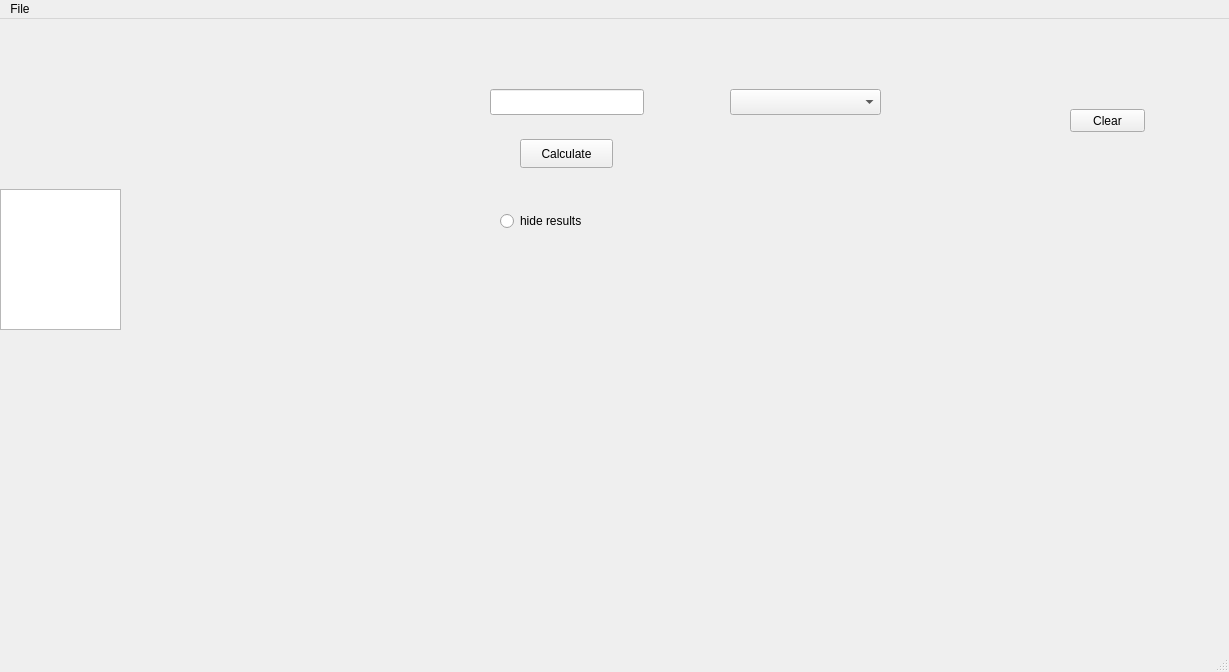
<?xml version="1.0" encoding="UTF-8"?>
<ui version="4.0">
 <class>MainWindow</class>
 <widget class="QMainWindow" name="MainWindow">
  <property name="geometry">
   <rect>
    <x>0</x>
    <y>0</y>
    <width>1229</width>
    <height>672</height>
   </rect>
  </property>
  <property name="windowTitle">
   <string>MainWindow</string>
  </property>
  <widget class="QWidget" name="centralwidget">
   <widget class="QPushButton" name="button">
    <property name="geometry">
     <rect>
      <x>1070</x>
      <y>90</y>
      <width>75</width>
      <height>23</height>
     </rect>
    </property>
    <property name="text">
     <string>Clear</string>
    </property>
   </widget>
   <widget class="QLineEdit" name="lineEdit">
    <property name="geometry">
     <rect>
      <x>490</x>
      <y>70</y>
      <width>154</width>
      <height>26</height>
     </rect>
    </property>
   </widget>
   <widget class="QPushButton" name="calculateButton">
    <property name="geometry">
     <rect>
      <x>520</x>
      <y>120</y>
      <width>93</width>
      <height>29</height>
     </rect>
    </property>
    <property name="text">
     <string>Calculate</string>
    </property>
   </widget>
   <widget class="QLabel" name="sm">
    <property name="geometry">
     <rect>
      <x>130</x>
      <y>190</y>
      <width>221</width>
      <height>21</height>
     </rect>
    </property>
   </widget>
   <widget class="QLabel" name="m">
    <property name="geometry">
     <rect>
      <x>130</x>
      <y>170</y>
      <width>161</width>
      <height>20</height>
     </rect>
    </property>
   </widget>
   <widget class="QLabel" name="ml">
    <property name="geometry">
     <rect>
      <x>130</x>
      <y>210</y>
      <width>181</width>
      <height>21</height>
     </rect>
    </property>
   </widget>
   <widget class="QLabel" name="km">
    <property name="geometry">
     <rect>
      <x>130</x>
      <y>230</y>
      <width>151</width>
      <height>20</height>
     </rect>
    </property>
   </widget>
   <widget class="QListView" name="listView">
    <property name="geometry">
     <rect>
      <x>0</x>
      <y>170</y>
      <width>121</width>
      <height>141</height>
     </rect>
    </property>
   </widget>
   <widget class="QRadioButton" name="radioButton">
    <property name="geometry">
     <rect>
      <x>500</x>
      <y>190</y>
      <width>131</width>
      <height>24</height>
     </rect>
    </property>
    <property name="text">
     <string>hide results</string>
    </property>
    <property name="checked">
     <bool>false</bool>
    </property>
   </widget>
   <widget class="QLabel" name="inch">
    <property name="geometry">
     <rect>
      <x>130</x>
      <y>250</y>
      <width>141</width>
      <height>20</height>
     </rect>
    </property>
    <property name="text">
     <string/>
    </property>
   </widget>
   <widget class="QComboBox" name="chooseValue">
    <property name="geometry">
     <rect>
      <x>730</x>
      <y>70</y>
      <width>151</width>
      <height>26</height>
     </rect>
    </property>
   </widget>
  </widget>
  <widget class="QMenuBar" name="menubar">
   <property name="geometry">
    <rect>
     <x>0</x>
     <y>0</y>
     <width>1229</width>
     <height>26</height>
    </rect>
   </property>
   <widget class="QMenu" name="menuFile">
    <property name="title">
     <string>File</string>
    </property>
    <addaction name="actionExit"/>
   </widget>
   <addaction name="menuFile"/>
  </widget>
  <widget class="QStatusBar" name="statusbar"/>
  <action name="actionExit">
   <property name="text">
    <string>&amp;Exit</string>
   </property>
  </action>
 </widget>
 <resources/>
 <connections/>
</ui>
